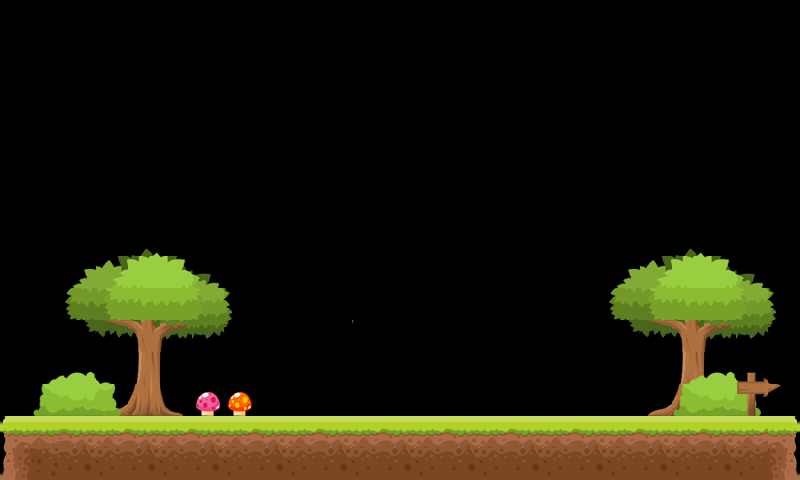

Below is a game level as drawn by its tile map, then a one-line description and the .tmx that defines it (tile-layer data replaced by summaries):
An orthogonal 25x15 tile map with 32x32 px tiles, 3 tile layers (Слой тайлов 1, Слой тайлов 2, Слой тайлов 3) and 24 objects (LEFTWALL, SKYWALL, RIGHTWALL).

<map version="1.0" orientation="orthogonal" renderorder="right-down" width="25" height="15" tilewidth="32" tileheight="32" nextobjectid="352">
 <tileset firstgid="1" name="tile2" tilewidth="32" tileheight="32" spacing="4" margin="4" tilecount="196" columns="14">
  <image source="tmx/tile2.png" width="512" height="512" />
 </tileset>
 <layer name="Слой тайлов 1" width="25" height="15">
  <data>[375 cells, 192 non-empty, 56 distinct tile ids]</data>
 </layer>
 <objectgroup name="object" width="25" height="15">
  <object id="24" x="0" y="416" width="798" height="64" />
  <object id="17" name="LEFTWALL" x="1" y="1" width="5" height="480" />
  <object id="18" name="SKYWALL" x="3" y="0" width="800" height="5" />
  <object id="19" name="RIGHTWALL" x="795" y="3" width="5" height="480" />
 </objectgroup>
 <layer name="Слой тайлов 2" width="25" height="15">
  <data>[375 cells, 14 non-empty, 8 distinct tile ids]</data>
 </layer>
 <layer name="Слой тайлов 3" width="25" height="15">
  <data>[375 cells, 4 non-empty, 4 distinct tile ids]</data>
 </layer>
 <objectgroup name="rectangleVerticalDensitySmall" width="25" height="15">
  <object id="321" x="192" y="352" width="32" height="64" />
  <object id="324" x="256" y="352" width="32" height="64" />
  <object id="326" x="224" y="256" width="32" height="64" />
  <object id="328" x="401" y="256" width="32" height="64" />
  <object id="330" x="368" y="352" width="32" height="64" />
  <object id="331" x="435" y="352" width="32" height="64" />
  <object id="333" x="576" y="256" width="32" height="64" />
  <object id="335" x="544" y="352" width="32" height="64" />
  <object id="336" x="608" y="352" width="32" height="64" />
 </objectgroup>
 <objectgroup name="rectangle2" width="25" height="15">
  <object id="327" x="224" y="224" width="192" height="32" />
  <object id="332" x="417" y="224" width="192" height="32" />
 </objectgroup>
 <objectgroup name="rectangleStatic" width="25" height="15">
  <object id="342" x="47" y="384" width="128" height="32" />
 </objectgroup>
 <objectgroup name="rectangle1DensityVertical" width="25" height="15">
  <object id="343" x="15" y="288" width="32" height="128" />
 </objectgroup>
 <objectgroup name="rectangleDensitySmall" width="25" height="15">
  <object id="345" x="207" y="320" width="64" height="32" />
  <object id="346" x="385" y="320" width="64" height="32" />
  <object id="347" x="559" y="320" width="64" height="32" />
 </objectgroup>
 <objectgroup name="boxSmallDensity" width="25" height="15">
  <object id="348" x="353" y="192" width="32" height="32" />
  <object id="349" x="448" y="192" width="32" height="32" />
 </objectgroup>
 <objectgroup name="rectangle1" width="25" height="15">
  <object id="350" x="353" y="160" width="128" height="32" />
 </objectgroup>
 <objectgroup name="apple2" width="25" height="15">
  <object id="351" x="398" y="128" width="32" height="32" />
 </objectgroup>
</map>
